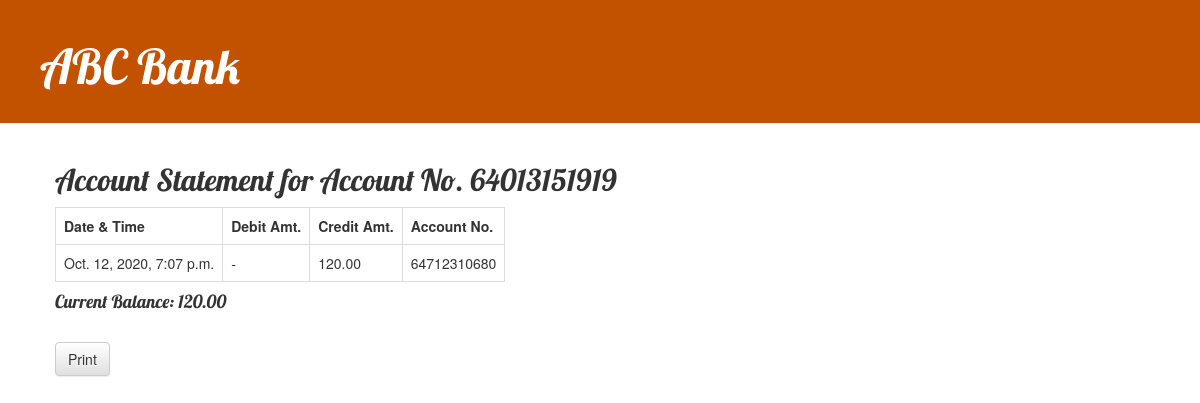
The app's page /64013151919/statement/ with its own data.
### bank/models.py (models this page shows, shortened)
class account(models.Model):
    acct_no = models.CharField(max_length = 13, primary_key = True, validators=[len11])
    customer = models.ForeignKey(customer,default = "", on_delete = models.CASCADE)
    pin = models.PositiveSmallIntegerField(validators=[len6])
    balance = models.DecimalField(max_digits = 12, decimal_places = 2)

class trans_info(models.Model):
    trans_id = models.AutoField(max_length = 12, primary_key = True)
    trans_date = models.DateTimeField()
    amount = models.DecimalField(max_digits = 12, decimal_places = 2)
    cred_acct_num = models.ForeignKey(account, on_delete = models.CASCADE, related_name = 'cred')
    deb_acct_num = models.ForeignKey(account, on_delete = models.CASCADE, related_name = 'deb')

### bank/views.py (the view)
# urls.py: path('<int:acct_no>/statement/',views.acct_statement, name = "acct_statement"),
def acct_statement(request, acct_no):
    user_acct = account.objects.get(acct_no=acct_no)
    q2 = trans_info.objects.filter(deb_acct_num = user_acct)
    q3 = trans_info.objects.filter(cred_acct_num = user_acct)
    q4 = (q2.union(q3))
    q1 = q4.order_by('-trans_date')
    return render(request,'bank/acct_statement.html',{'q1':q1,'user_acct':user_acct})

### bank/templates/bank/acct_statement.html (shortened to what this page needs)
{% extends 'bank/base.html' %}
{% block content %}
    <h2>Account Statement for Account No. {{user_acct.acct_no}}</h2>
    {% if q1 %}
    <table>
        <tr>
            <th>Date & Time</th>
            <th>Debit Amt.</th>
            <th>Credit Amt.</th>
            <th>Account No.</th>
        </tr>
        {% for val in q1 %}
            {% if val.cred_acct_num.acct_no == user_acct.acct_no %}
            <tr>
                <td>{{ val.trans_date }}</td>
                <td> - </td>
                <td>{{ val.amount }}</td>
                <td>{{ val.deb_acct_num.acct_no }}</td>
            </tr>
            {% endif %}
    {% endfor %}
    </table>
    {% else %}
    <h3>No statement to show</h3>
    {% endif %}
    <h4>Current Balance: {{user_acct.balance}}</h4>
    <br>
    <button type="button" class="btn btn-default" onclick = window.print()>Print</button>
{% endblock %}

### bank/static/css/bank.css (style rules this page uses)
h1, h2, h3, h4 { font-family: 'Lobster', cursive; }

### bank/templates/bank/acct_statement.html (style rules this page uses)
td, th { border: 1px solid #dddddd; text-align: left; padding: 8px; }

### records on screen
account: acct_no "64013151919", balance "120.00"
trans_info: trans_date "Oct. 12, 2020, 7:07 p.m.", amount "120.00", deb_acct_num.acct_no "64712310680"
